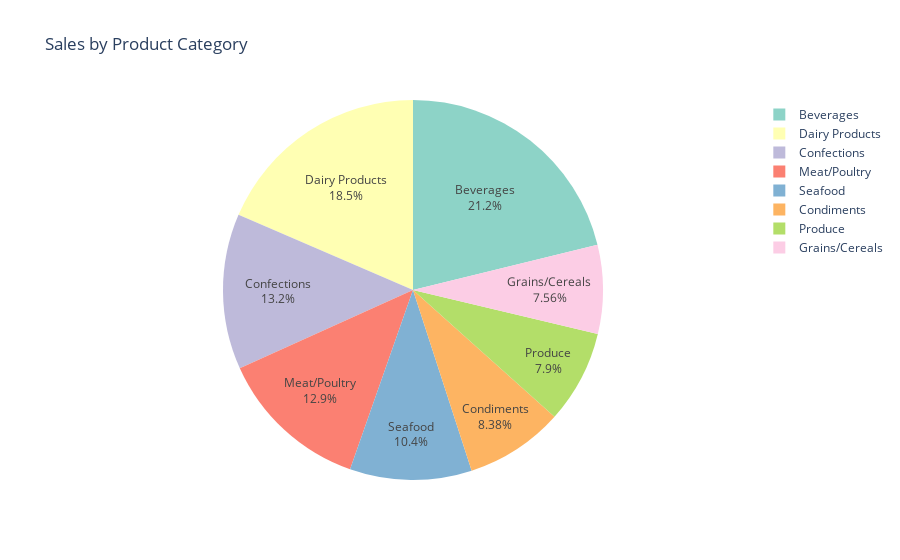

The notebook cell this image was saved under:
### Code cell
fig = px.pie(
    category_sales,
    names='CategoryName',
    values='TotalSales',
    title='Sales by Product Category',
    color_discrete_sequence=px.colors.qualitative.Set3
)
fig.update_traces(textposition='inside', textinfo='percent+label')
fig.show()


top_category = category_sales.loc[category_sales['TotalSales'].idxmax()]
print(f"Top category: {top_category['CategoryName']} with {top_category['TotalSales'] / category_sales['TotalSales'].sum() * 100:.1f}% of total sales")

### Figure 1 — Plotly figure (JSON) as saved in the notebook; plotly's stock layout.template omitted (floating-point values rounded to 4 significant figures)
{"data": [{"domain": {"x": [0, 1], "y": [0, 1]}, "hovertemplate": "CategoryName=%{label}<br>TotalSales=%{value}<extra></extra>", "labels": ["Beverages", "Dairy Products", "Confections", "Meat/Poultry", "Seafood", "Condiments", "Produce", "Grains/Cereals"], "legendgroup": "", "name": "", "showlegend": true, "textinfo": "percent+label", "textposition": "inside", "type": "pie", "values": [267900.0, 234500.0, 167400.0, 163000.0, 131300.0, 106000.0, 99980.0, 95740.0]}], "layout": {"legend": {"tracegroupgap": 0}, "piecolorway": ["rgb(141,211,199)", "rgb(255,255,179)", "rgb(190,186,218)", "rgb(251,128,114)", "rgb(128,177,211)", "rgb(253,180,98)", "rgb(179,222,105)", "rgb(252,205,229)", "rgb(217,217,217)", "rgb(188,128,189)", "rgb(204,235,197)", "rgb(255,237,111)"], "title": {"text": "Sales by Product Category"}}}
